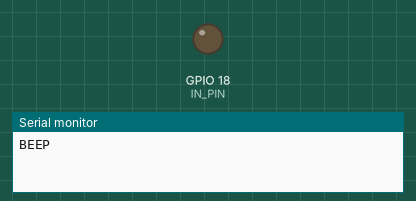
Bench run of a sketch on a simulated ESP32. On the bench: output pins drawn as LEDs (lit = HIGH), the last lines printed to the serial monitor.

Above: at 0.7 s.
At 4.45 s:
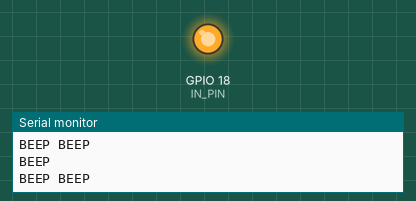
Timing chart, 0 to 6.9 s (numbered marks = the images above):
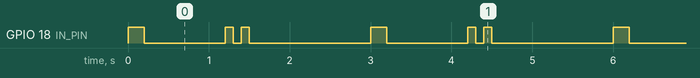

The sketch:

S06_Buzzer_Active.ino
```cpp
/*
  BuiltByTyler Sensor Kit - S06 BUZZER ACTIVE (12 mm, built-in oscillator)
  Board: ESP32-WROOM-32 DevKit V1 (30-pin), Arduino-ESP32 core 3.x, "ESP32 Dev Module"

  Beeps the active buzzer: one beep, pause, two beeps. IN HIGH = beep.
  It has its own oscillator, so a plain digitalWrite is all it needs.

  Wiring (module pin -> ESP32 pin):
    GND  -> GND
    VCC  -> 3V3
    IN   -> GPIO 18

  Library: none needed
  Serial Monitor: 115200 baud
*/

#define IN_PIN   18

void beep(int ms) {
  digitalWrite(IN_PIN, HIGH);
  delay(ms);
  digitalWrite(IN_PIN, LOW);
}

void setup() {
  Serial.begin(115200);
  pinMode(IN_PIN, OUTPUT);
  digitalWrite(IN_PIN, LOW);
}

void loop() {
  Serial.println("BEEP");
  beep(200);
  delay(1000);
  Serial.println("BEEP BEEP");
  beep(100); delay(100); beep(100);
  delay(1500);
}
```

Measured:
- by itself, GPIO 18 (IN_PIN): repeats every 3.0 s: LOW 1.0 s, HIGH 0.10 s, LOW 0.10 s, HIGH 0.10 s, LOW 1.5 s, HIGH 0.20 s
- by itself, everything shown: repeats every 3.0 s, in 4 steps
